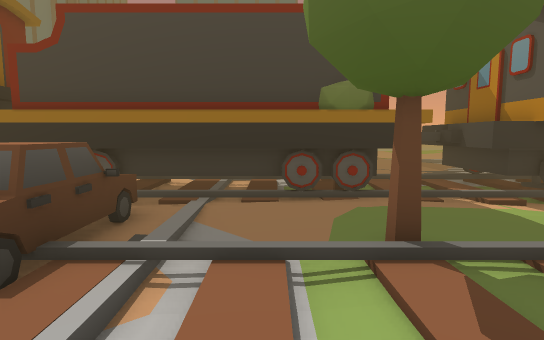
[1] (above)

24 first-person views from a walk through a Unity game level. The camera is 1.5 m above the floor, tilts 6° down and sees 80° across. The floor is counted in squares, 1 m on a side. Each view is taken from the middle of a square. On the plan, view 1 faces up. The plan holds only what a view shows up to about 15 squares ahead; the rest is blank. The place goes on beyond the plan.

[2]
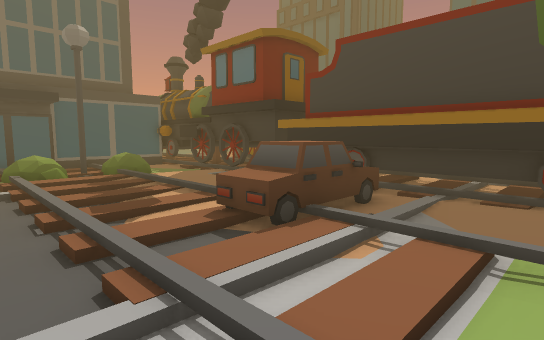

[3]
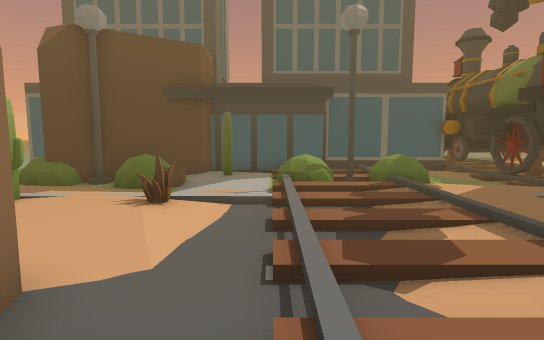

[4]
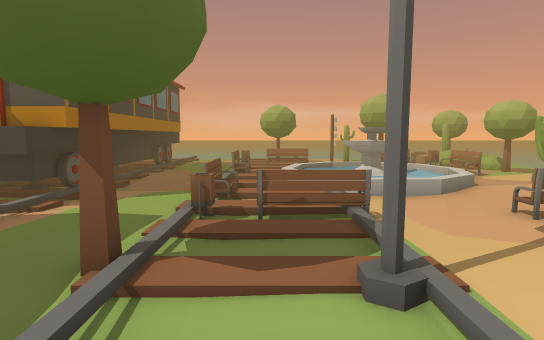

[5]
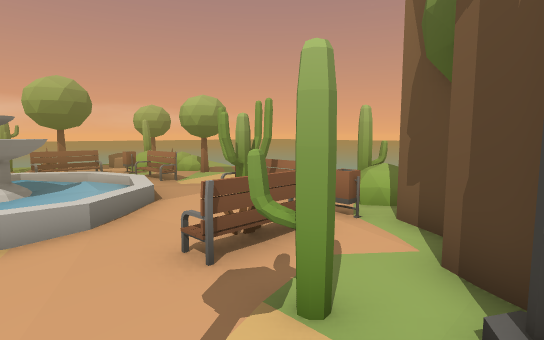

[6]
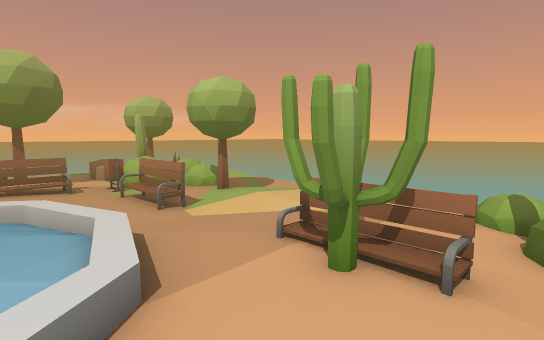

[7]
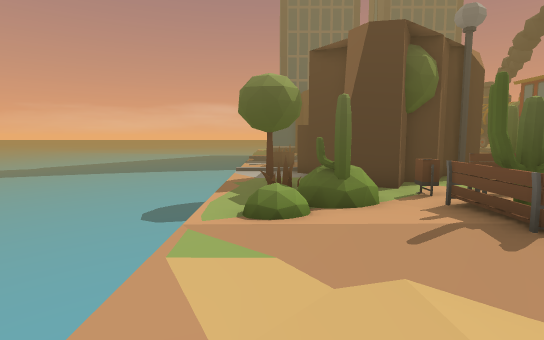

[8]
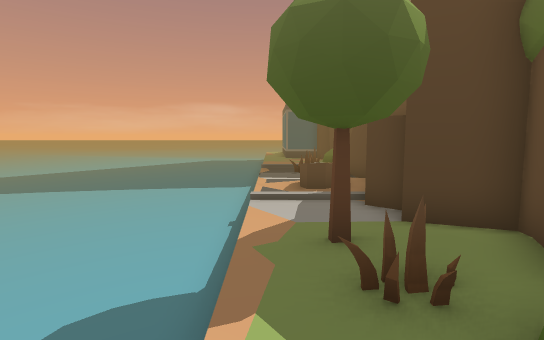

[9]
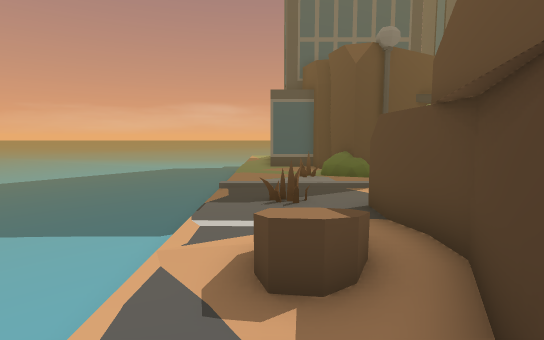

[10]
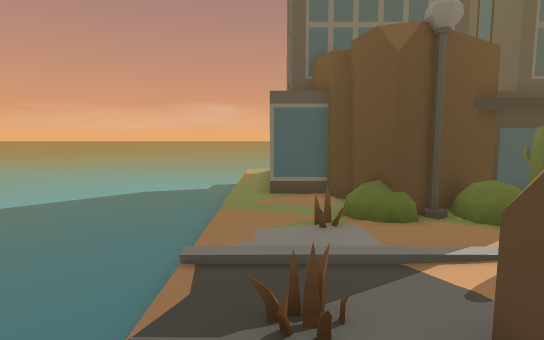

[11]
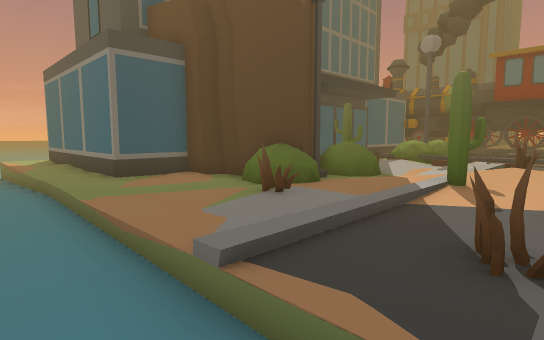

[12]
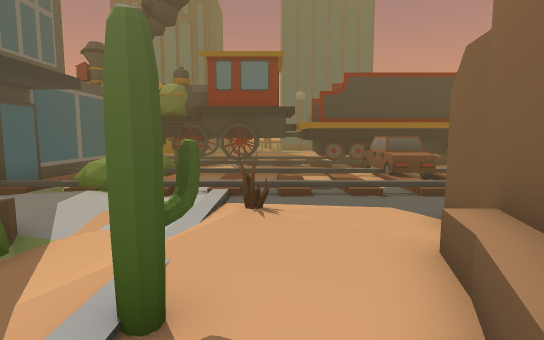

[13]
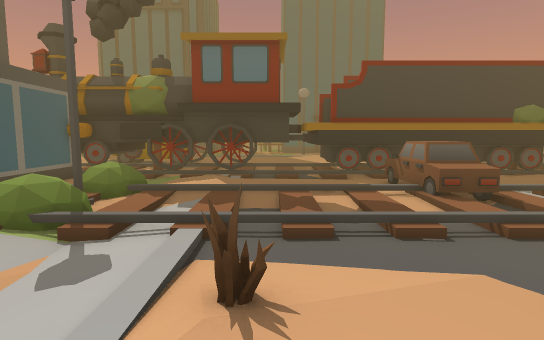

[14]
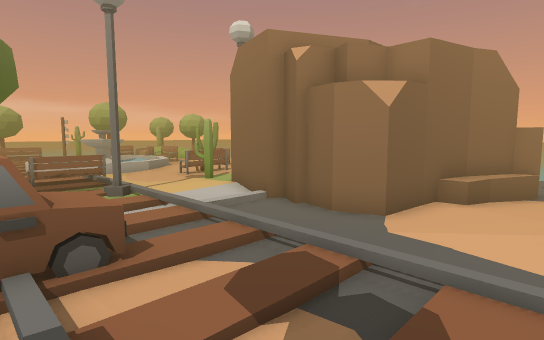

[15]
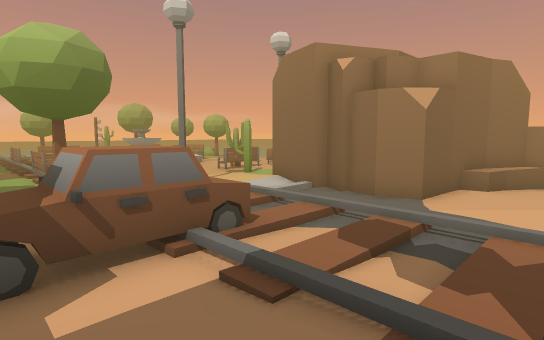

[16]
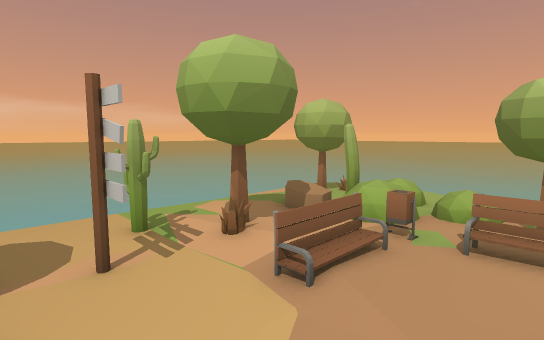

[17]
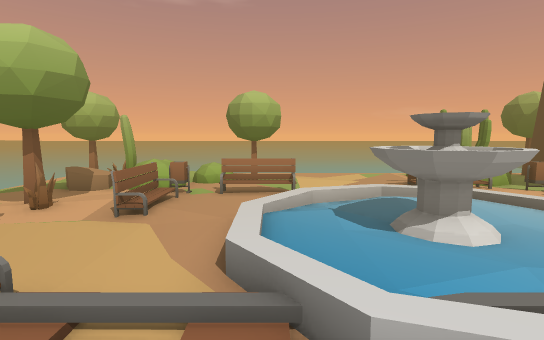

[18]
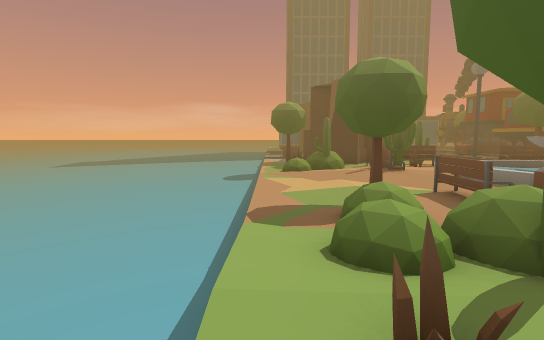

[19]
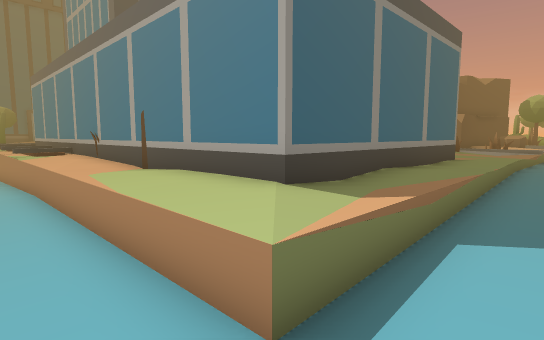

[20]
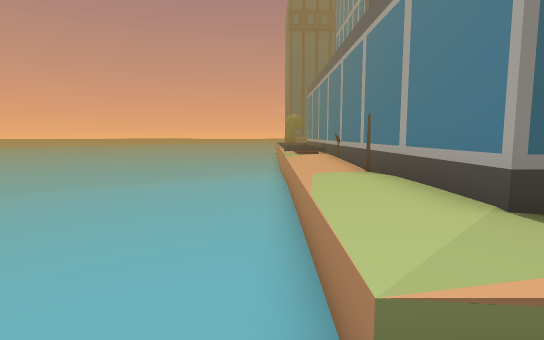

[21]
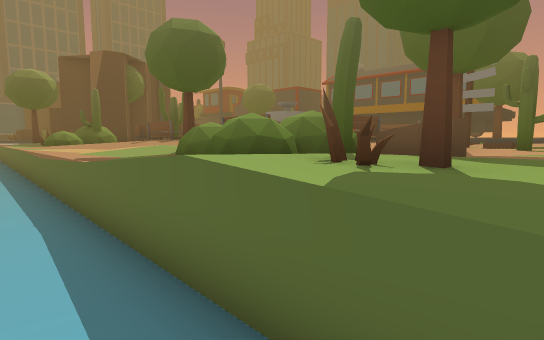

[22]
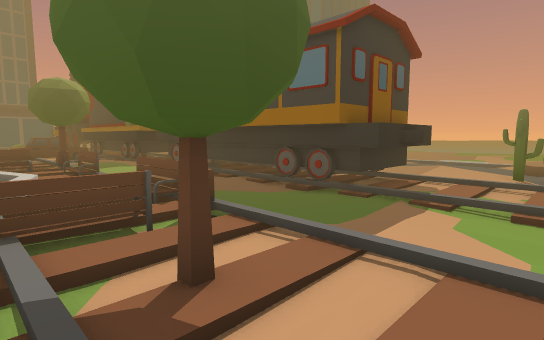

[23]
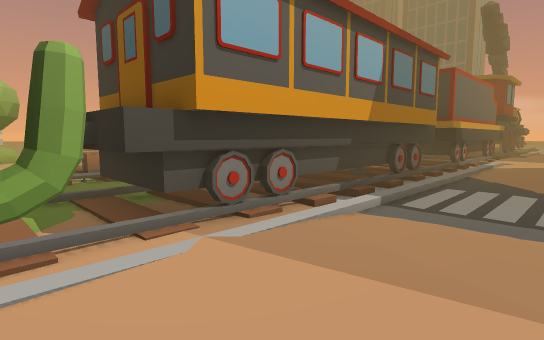

[24]
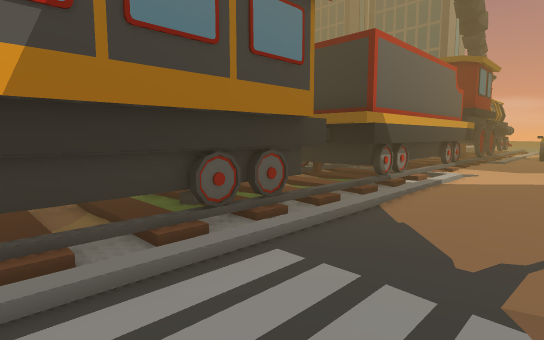

### Floor plan
Key: @ floor where view 1 was taken; # wall or solid block; . main floor; : floor 0.25 m higher than the main floor; - floor 0.25 m lower than the main floor; _ floor 0.5 m lower than the main floor; < floor 0.75 m lower than the main floor; ( floor 1 m lower than the main floor; ! floor 1.25 m lower than the main floor; / step, stairs or slope; = window, fence, low wall or low ledge; C car; T tree; W wheel; P plant; S streetlight; B building; A cactus; E bench; F fountain; O other object.
Columns run from 26 left of view 1 to 20 right of it. Each row starts with its distance up from view 1.
 15                                ....  ....::...
 14                       ...................::.AA
 13                    ......................:::A
 12                    ..........................
 11           #   WWWW  ##########.############...
 10           ###       ##########.##        ##../
  9           #######  #############          #../
  8           ####################.##        ##...
  7           ##W##WWW//##########/############///
  6           #.....://...CC.......................
  5    #      #  ...:::...CC.............-.........
  4   /#      #// ........CC/.//T...EEE//EEE/.//...
  3   /#      #//PS..//../CC..//..=.//E//E//.=./...
  2 !!/#       B/PP..//////...//..E.   /./ ..E.T#..
  1 ((/#       B/PP..//////.../S..E.    / /..E.#T
  0 ((/#       B/.././/////./.@...E/.   ::/..E////.
 -1 ((.#       B...-......../........  FF  ........
 -2 ((.#       AA..-.....#####.......  FF  ....##A.
 -3 ((.#       B..=-..:..#  ####.AE../     :.E..AA.
 -4 (<.#        #.P-.:...#     S..E...// /...E.....
 -5 (<.#        ###..A..##     ##.E..A:......E..T..
 -6 (<.#        #S...A..#      ###=.AA/...///=.....
 -7 (<.#       ####....##      ###..E:E..EEE....O..
 -8 <<.#      ##.PP....###########.A......##..AP# .
 -9 <<.#      #.........../=/##....A......#T.P..#T.
-10 <<.########.........../=/...T...P.........P..T.
-11 <<...................././..................:...
-12   <<_____-------___________<<<<<<<<<<((((((((
-13 <<<<_____-----____________<<<<<<<<<<((((((((  !

Positions as (right, up) in squares from view 1, and headings:
1: (0, 0), facing up
2: (1, -1), facing up-left
3: (-2, 0), facing left
4: (-2, 2), facing right
5: (1, -1), facing down-right
6: (5, -3), facing down-right
7: (12, -10), facing left
8: (6, -11), facing left
9: (0, -10), facing left
10: (-4, -10), facing left
11: (-7, -13), facing up-left
12: (-8, -8), facing up
13: (-8, -5), facing up
14: (-8, 4), facing down-right
15: (-8, 6), facing down-right
16: (12, 0), facing down-right
17: (12, 3), facing down
18: (20, -11), facing left
19: (-26, -13), facing up-right
20: (-25, -13), facing up
21: (20, -13), facing up-left
22: (20, 0), facing up-left
23: (18, 15), facing down-left
24: (11, 15), facing down-left
